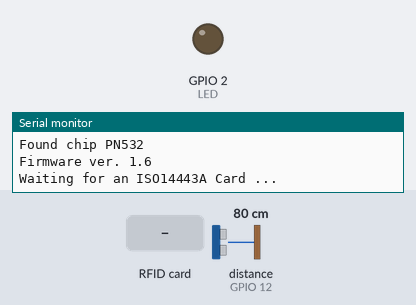
Recording of a sketch running on a simulated ESP32. Shown: output pins drawn as LEDs (lit = HIGH), the last lines printed to the serial monitor. Inputs (shaded band) come from the test bench; at power-on: distance to the obstacle (sensor on GPIO 12) 80 cm. The echo pulse lasts 58.3 µs per cm; WiFi joins after 1.5 s; servers stay silent unless stated; uploads are accepted with an empty reply; pins used as bus, display or sensor lines are not drawn.

Above: at 2.7 s.
2.8 s: RFID card 5E 7A 19 C4 held to the reader
At 3.9 s:
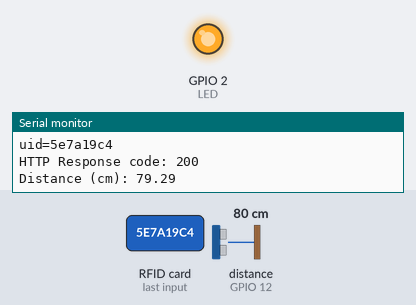
Timing chart, 0 to 5.8 s (numbered marks = the images above; inputs shaded):
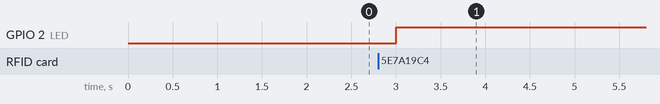

The sketch:

login-rfid-hc04.ino
```cpp
#include <WiFi.h>
#include <HTTPClient.h>
#include <Wire.h>
#include <Adafruit_PN532.h>

#include <Stepper.h>

#include "auth.h"

// RFID Section
#define PN532_IRQ   (4)
#define PN532_RESET (15)  // Not connected by default on the NFC Shield

// Ultrasonic
#define TRIG (13)
#define ECHO (12)
#define LED (2)

// Stepper
const int steps_per_rev = 60; //Set to 200 for NIMA 17 360º
// Set 50 for 90º
#define IN1 14
#define IN2 27
#define IN3 26
#define IN4 25
#define RL 2

// UltraSonic Section
//define sound speed in cm/uS
#define SOUND_SPEED 0.034
#define CM_TO_INCH 0.393701

/////// please enter your sensitive data in the Secret tab/auth.h
/////// Wifi Settings ///////
const char* ssid = WIFI_SSID;
const char* pass = WIFI_PASS;

String serverName = "http://parkirku.apiwa.tech/api/login";
unsigned long lastTime = 0;
unsigned long timerDelay = 5000;

// Variabel Global
String tagId = "None";
long duration;
float distanceCm;
int last = 0;

// RFID Object
// Or use this line for a breakout or shield with an I2C connection:
Adafruit_PN532 nfc(PN532_IRQ, PN532_RESET);

// Stepper Object
Stepper motor(steps_per_rev, IN1, IN2, IN3, IN4);

void setup() {
  motor.setSpeed(75); // Steper Speed
  Serial.begin(115200);
  pinMode(LED, OUTPUT);
  pinMode(TRIG, OUTPUT); // Sets the trigPin as an Output
  pinMode(RL, OUTPUT); // Relay as Output
  pinMode(ECHO, INPUT); // Sets the echoPin as an Input

  digitalWrite(RL, LOW); // Relay init State

  wifi();
  init();
}

void wifi() {
  WiFi.begin(ssid, pass);
  Serial.println("Connecting");
  while (WiFi.status() != WL_CONNECTED) {
    delay(500);
    Serial.print(".");
  }

  Serial.println("");
  Serial.print("Connected to WiFi network with IP Address: ");
  Serial.println(WiFi.localIP());
  Serial.println("Timer set to 5 seconds (timerDelay variable), it will take 5 seconds before publishing the first reading.");
}

void init() {
  nfc.begin();
  rfidInit();
}

void rfidInit() {
  uint32_t versiondata = nfc.getFirmwareVersion();
  if (! versiondata) {
    Serial.print("Didn't find PN53x board");
    while (1); // halt
  }
  // Got ok data, print it out!
  Serial.print("Found chip PN5"); Serial.println((versiondata >> 24) & 0xFF, HEX);
  Serial.print("Firmware ver. "); Serial.print((versiondata >> 16) & 0xFF, DEC);
  Serial.print('.'); Serial.println((versiondata >> 8) & 0xFF, DEC);

  // configure board to read RFID tags
  nfc.SAMConfig();

  Serial.println("Waiting for an ISO14443A Card ...");
}

void loop() {
  readRFID();
  ultrasonic();
  delay(1000);
}

void readRFID() {
  uint8_t success;
  uint8_t uid[] = { 0, 0, 0, 0, 0, 0, 0 };  // Buffer to store the returned UID
  uint8_t uidLength;                        // Length of the UID (4 or 7 bytes depending on ISO14443A card type)

  success = nfc.readPassiveTargetID(PN532_MIFARE_ISO14443A, uid, &uidLength);

  if (success) {
    Serial.println("Found an ISO14443A card");
    // Display some basic information about the card
    tagId = "";
    for (byte i = 0; i <= uidLength - 1; i++) {
      tagId += (uid[i] < 0x10 ? "0" : "") + String(uid[i], HEX);
    }
    Serial.print("ID CARD : ");
    Serial.print(tagId);
    Serial.println("");
    checkWifi();
  }
}

void checkWifi() {
  //Check WiFi connection status
  if (WiFi.status() == WL_CONNECTED) {
    sendData();
  } else if (WiFi.status() != WL_CONNECTED) {
    Serial.println("Reconnecting to WiFi...");

    WiFi.disconnect();
    WiFi.reconnect();
  } else {
    Serial.println("WiFi Disconnected");
  }
}

void sendData() {
  WiFiClient client;
  HTTPClient http;

  // Your Domain name with URL path or IP address with path
  http.begin(client, serverName);

  // Specify content-type header
  http.addHeader("Content-Type", "application/x-www-form-urlencoded");
  // Data to send with HTTP POST
  String httpRequestData = "uid=" + tagId;
  Serial.println(httpRequestData);
  // Send HTTP POST request
  int httpResponseCode = http.POST(httpRequestData);

  Serial.print("HTTP Response code: ");
  Serial.println(httpResponseCode);

  if (httpResponseCode == 201  && last == 0) {
    digitalWrite(15, HIGH);
    delay(500);
    digitalWrite(15, LOW);
    buka();
    last = 1;
    digitalWrite(LED, HIGH);
    // Open Gate
  } else {
    digitalWrite(LED, LOW);
    // DO Nothing
  }

  // Free resources
  http.end();
}

void ultrasonic() {
  // Clears the trigPin
  digitalWrite(TRIG, LOW);
  delayMicroseconds(2);
  // Sets the trigPin on HIGH state for 10 micro seconds
  digitalWrite(TRIG, HIGH);
  delayMicroseconds(10);
  digitalWrite(TRIG, LOW);

  // Reads the echoPin, returns the sound wave travel time in microseconds
  duration = pulseIn(ECHO, HIGH);

  // Calculate the distance
  distanceCm = duration * SOUND_SPEED / 2;

  if (distanceCm > 100  && last == 1) {
    digitalWrite(2, LOW);
  } else {
    digitalWrite(2, HIGH);
  }

  // Prints the distance in the Serial Monitor
  Serial.print("Distance (cm): ");
  Serial.println(distanceCm);
}


void tutup() {
  Serial.println("Tutup portal...");
  motor.step(-steps_per_rev);
  delay(5000);
}

void buka() {
  Serial.println("Buka portal...");
  motor.step(steps_per_rev);
  delay(5000);
}
```

auth.h
```cpp
/**********************************************************************************/
//WiFi Section
#define WIFI_SSID "Kos_oren"  // WiFi Name
#define WIFI_PASS "masihyanglama"     // WiFi Pass
```

Measured:
- after the input at 2.8 s, GPIO 2 (LED): LOW → HIGH after 0.21 s
